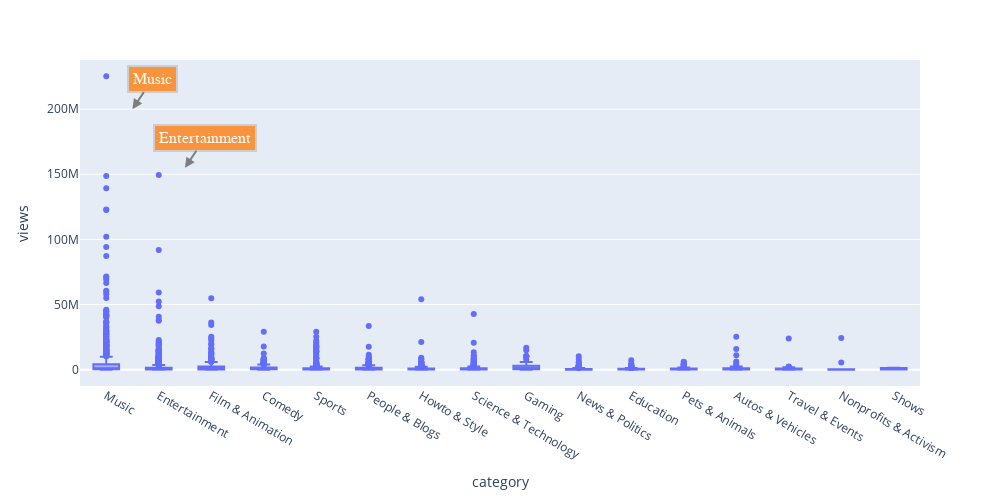

Source (notebook cell):
### Markdown cell above
- Most of the trending videos were published between **2 pm (14:00:00) to 6 pm (18:00:00)**
- Irrespective of the time, if the **video content is not good** then the **response** of the viewers will be **bad**. We can see the bad response of the viewers in all published hour.

----------------------------------------------------------------------------------------------------------------------

### Code cell
fig = px.box(df, x="category", y="views",width=1000, height=500)
fig.update_traces(quartilemethod="exclusive") # or "inclusive", or "linear" by default
fig.add_annotation(
        x=0.5,
        y=200e6,
        xref="x",
        yref="y",
        text="Music",
        showarrow=True,
        font=dict(
            family="Courier New, monospace",
            size=16,
            color="#ffffff"
            ),
        align="center",
        arrowhead=2,
        arrowsize=1,
        arrowwidth=2,
        arrowcolor="#636363",
        ax=20,
        ay=-30,
        bordercolor="#c7c7c7",
        borderwidth=2,
        borderpad=4,
        bgcolor="#ff7f0e",
        opacity=0.8
        )
fig.add_annotation(
        x=1.5,
        y=155e6,
        xref="x",
        yref="y",
        text="Entertainment",
        showarrow=True,
        font=dict(
            family="Courier New, monospace",
            size=16,
            color="#ffffff"
            ),
        align="center",
        arrowhead=2,
        arrowsize=1,
        arrowwidth=2,
        arrowcolor="#636363",
        ax=20,
        ay=-30,
        bordercolor="#c7c7c7",
        borderwidth=2,
        borderpad=4,
        bgcolor="#ff7f0e",
        opacity=0.8
        )
fig.update_layout(xaxis={'categoryorder':'total descending'}) # put boxplots in descending order based on values

fig.show()

### Figure 1 — Plotly figure (JSON) as saved in the notebook; plotly's stock layout.template omitted (floating-point values rounded to 4 significant figures; data arrays with more than 128 entries replaced by an {"elided": "..."} marker saying what was removed)
{"data": [{"alignmentgroup": "True", "hovertemplate": "category=%{x}<br>views=%{y}<extra></extra>", "legendgroup": "", "marker": {"color": "#636efa"}, "name": "", "notched": false, "offsetgroup": "", "orientation": "v", "quartilemethod": "exclusive", "showlegend": false, "type": "box", "x": {"elided": "6325 str values"}, "x0": " ", "xaxis": "x", "y": {"elided": "6325 int values"}, "y0": " ", "yaxis": "y"}], "layout": {"annotations": [{"align": "center", "arrowcolor": "#636363", "arrowhead": 2, "arrowsize": 1, "arrowwidth": 2, "ax": 20, "ay": -30, "bgcolor": "#ff7f0e", "bordercolor": "#c7c7c7", "borderpad": 4, "borderwidth": 2, "font": {"color": "#ffffff", "family": "Courier New, monospace", "size": 16}, "opacity": 0.8, "showarrow": true, "text": "Music", "x": 0.5, "xref": "x", "y": 200000000, "yref": "y"}, {"align": "center", "arrowcolor": "#636363", "arrowhead": 2, "arrowsize": 1, "arrowwidth": 2, "ax": 20, "ay": -30, "bgcolor": "#ff7f0e", "bordercolor": "#c7c7c7", "borderpad": 4, "borderwidth": 2, "font": {"color": "#ffffff", "family": "Courier New, monospace", "size": 16}, "opacity": 0.8, "showarrow": true, "text": "Entertainment", "x": 1.5, "xref": "x", "y": 155000000, "yref": "y"}], "boxmode": "group", "height": 500, "legend": {"tracegroupgap": 0}, "margin": {"t": 60}, "width": 1000, "xaxis": {"anchor": "y", "categoryorder": "total descending", "domain": [0, 1], "title": {"text": "category"}}, "yaxis": {"anchor": "x", "domain": [0, 1], "title": {"text": "views"}}}}
